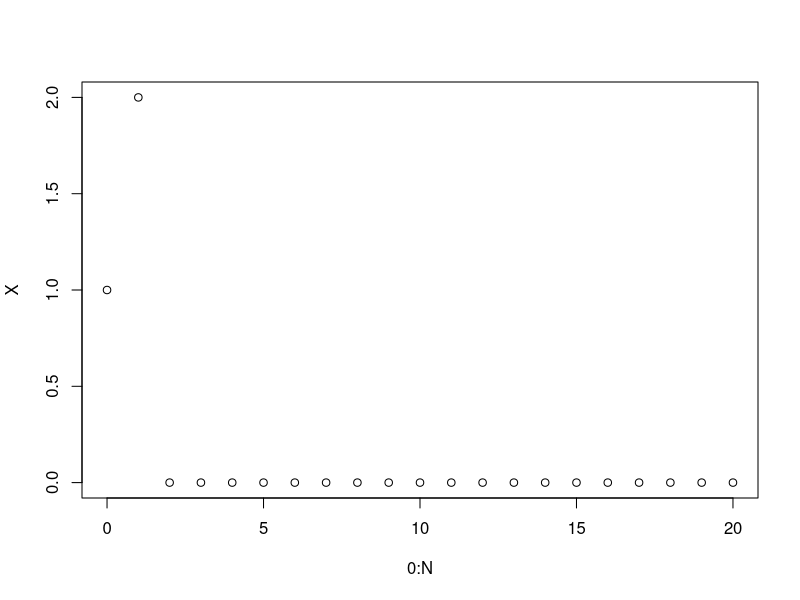
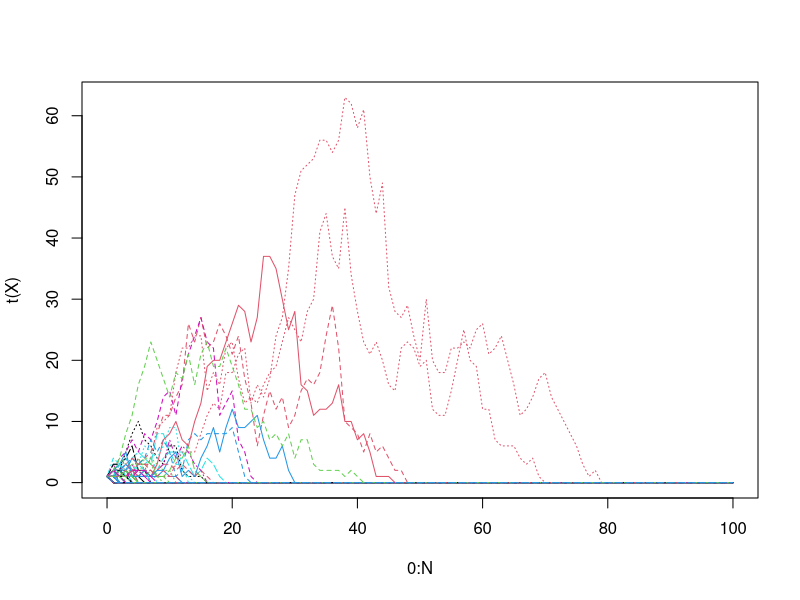

Reproduce these figures in R, in order.
## ---- chunk 1
N<-20
P<-c(1/4,1/4,1/2)
J<-0:2

X<-numeric(N+1)
X[1] = 1
for(i in 1:N){
  X[i+1]<-sum(sample(J,size=X[i],prob=P,replace=TRUE))
}
plot(0:N,X)
## ---- chunk 2
N<-100
lambda<-1
reps<-100
  
X<-matrix(nrow=reps,ncol=N+1)
X[,1] = 1
for(j in 1:reps){
  for(i in 1:N){
    Offspring<-rpois(n=X[j,i],lambda=lambda)
    X[j,i+1]<-sum(Offspring)
  }
}
matplot(0:N,t(X),type="l")
